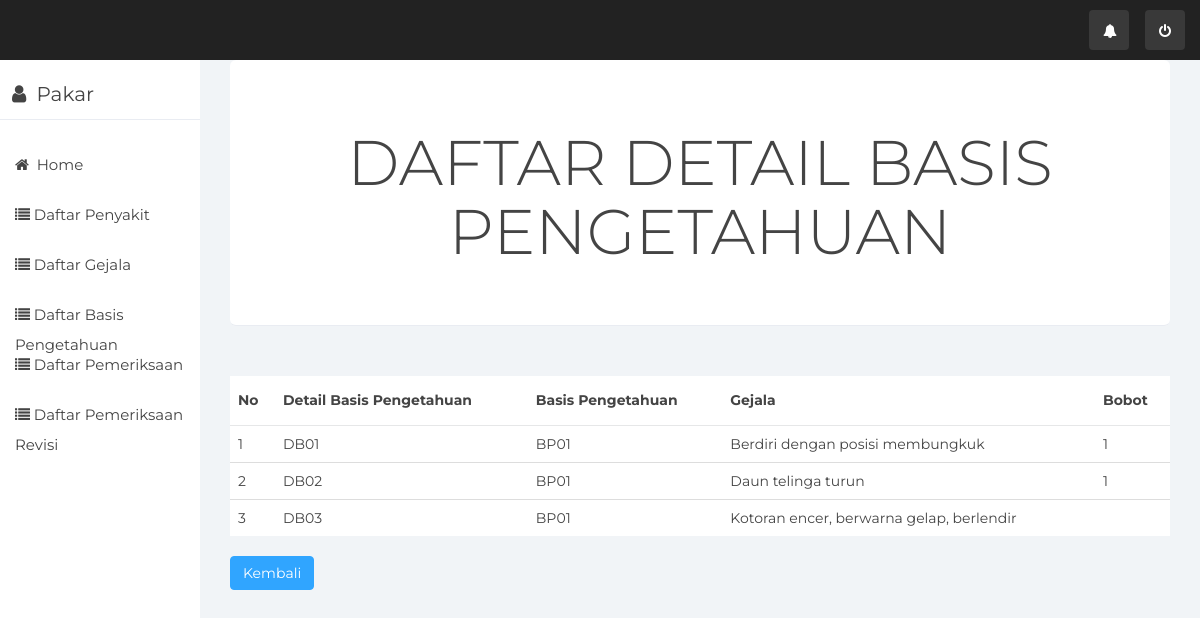
The page /index.php/Pakar/detailBasis/BP01 on the database its author committed.
### tables this page shows
CREATE TABLE `tb_detail_basis_pengetahuan` (
  `id_detail` varchar(10) NOT NULL,
  `id_gejala` varchar(10) NOT NULL,
  `id_basis_pengetahuan` varchar(10) NOT NULL,
  `bobot` enum('1','3','5') NOT NULL
);

CREATE TABLE `tb_gejala` (
  `id_gejala` varchar(10) NOT NULL,
  `gejala` varchar(100) NOT NULL
);

### application/controllers/Pakar.php (called while the page is built, shortened)
<?php
class Pakar extends CI_Controller {
	public function __construct(){
		$this->load->model('M_pakar');
		$this->load->helper('url','form');
		$this->load->library('form_validation');
	}
	public function detailBasis($id)
	{
		$data['basis'] = $this->M_pakar->getDataBasisId($id);
		$this->load->view('basisDetailPakar',$data);
	}
}
?>

### index.php (called while the page is built, shortened)
<?php
require_once BASEPATH.'core/CodeIgniter.php';

### application/models/M_pakar.php (called while the page is built, shortened)
<?php
class M_Pakar extends CI_Model {
	function getDataBasisId($id)
	{
		$query = $this->db->query("Select tb_basis_pengetahuan.id_basis_pengetahuan, tb_detail_basis_pengetahuan.*, tb_gejala.id_gejala, tb_gejala.gejala from tb_detail_basis_pengetahuan join tb_basis_pengetahuan on tb_detail_basis_pengetahuan.id_basis_pengetahuan = tb_basis_pengetahuan.id_basis_pengetahuan join tb_gejala on tb_gejala.id_gejala=tb_detail_basis_pengetahuan.id_gejala where tb_detail_basis_pengetahuan.id_basis_pengetahuan='$id'");
		return $query->result();
	}
}

### application/views/basisDetailPakar.php (the view, shortened to what this page needs)
<div class="col-sm-9 col-sm-offset-3 col-lg-10 col-lg-offset-2 main">
	    <div class="main-panel">
        <div class="content">
            <div class="container-fluid">
                <div class="row">
                    <div class="col-md-12">
                          <div class="jumbotron text-center">
                                 <h1>DAFTAR DETAIL BASIS PENGETAHUAN</h1>
                          </div>
                        <div class="card">
                            <div class="content table-responsive table-full-width">
                                <table class="table table-hover table-striped">
                                    <table class="table table-hover" id="contoh">
                                        <thead>
                                            <th>No</th>
                                            <th>Detail Basis Pengetahuan</th>
                                            <th>Basis Pengetahuan</th>
                                            <th>Gejala</th>
                                            <th>Bobot</th>
                                        </thead>
                                        <tbody>
                                            <?php
                                             $no=1;
                                             foreach ($basis as $key) { ?>
                                            <tr>
                                                <td><?php echo $no ?>  </td>
                                                <td><?php echo $key->id_detail;?></td>
                                                <td><?php echo $key->id_basis_pengetahuan;?></td>
                                                <td><?php echo $key->gejala;?></td>
                                                <td><?php echo $key->bobot;?></td>
                                            </tr>
                                            <?php
                                             $no++;
                                             }?>
                                        </tbody>
                                    </table>
                                </table>
                                     <a href="<?php echo site_url('Pakar/DataBasis')?>"> <button type="kembali" class="btn btn-primary">Kembali</button>
                            </div>
                        </div>
                    </div>
                </div>
            </div>
        </div>

### assets/css/styles.css (style rules this page uses)
body { background: #f1f4f7; padding-top: 60px; font-size: 14px; color: #444444; font-family: "Montserrat", "Helvetica Neue", Helvetica, Arial, sans-serif; }
a, a:hover, a:focus { color: #30a5ff; }
h1, h2, h3, h4, h5, h6 { color: #444444; }
h1 { font-weight: 300; font-size: 40px; }
.btn-primary, .btn-primary:hover, .btn-primary:focus, .btn-primary:active, .btn-primary.active, .open > .dropdown-toggle.btn-primary, .btn-primary.disabled, .btn-primary[disabled], fieldset[disabled] .btn-primary, .btn-primary.disabled:hover, .btn-primary[disabled]:hover, fieldset[disabled] .btn-primary:hover, .btn-primary.disabled:focus, .btn-primary[disabled]:focus, fieldset[disabled] .btn-primary:focus, .btn-primary.disabled:active, .btn-primary[disabled]:active, fieldset[disabled] .btn-primary:active, .btn-primary.disabled.active, .btn-primary[disabled].active, fieldset[disabled] .btn-primary.active { background-color: #30a5ff; border-color: #30a5ff; }
.jumbotron { background: #fff; border-bottom: 1px solid #e9ecf2; color: #444444; }
.table { background: #fff; }
.table > thead > tr > th { border-bottom: 1px solid #e6e7e8; vertical-align: middle; height: 50px; }

### rows shown on the page
tb_detail_basis_pengetahuan: id_detail "DB01", id_basis_pengetahuan "BP01", id_gejala.gejala "Berdiri dengan posisi membungkuk", bobot "1"
tb_detail_basis_pengetahuan: id_detail "DB02", id_basis_pengetahuan "BP01", id_gejala.gejala "Daun telinga turun", bobot "1"
tb_detail_basis_pengetahuan: id_detail "DB03", id_basis_pengetahuan "BP01", id_gejala.gejala "Kotoran encer, berwarna gelap, berlendir"
